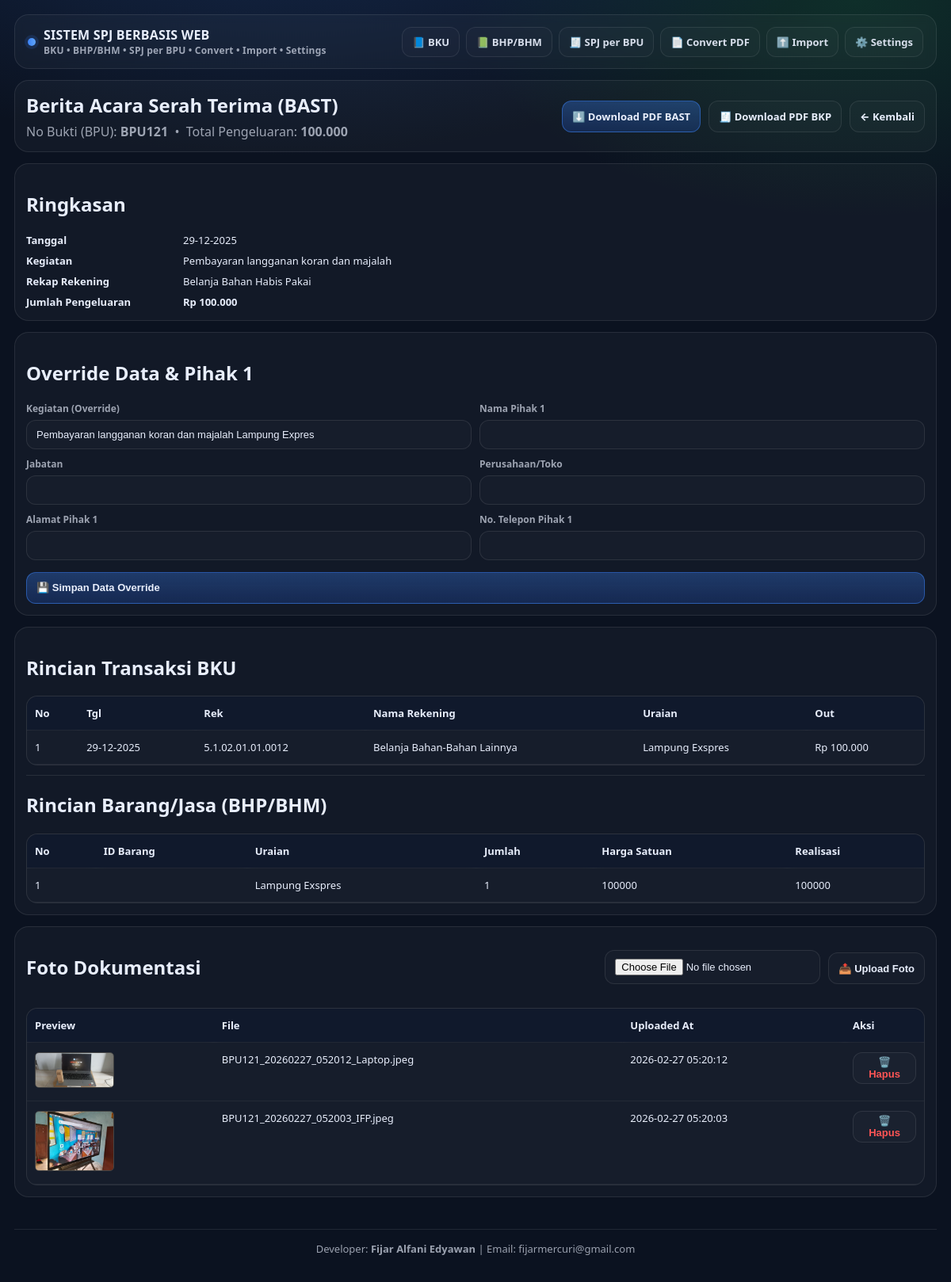
Page /bast/BPU121 on the committed database.
### tables this page shows
CREATE TABLE "bku" (
"Tgl" TEXT,
  "Keg" TEXT,
  "Rek" TEXT,
  "Bukti" TEXT,
  "Uraian" TEXT,
  "In" INTEGER,
  "Out" INTEGER,
  "Saldo" INTEGER
);

CREATE TABLE "master_kegiatan" (
"nama_kegiatan" TEXT,
  "kode_kegiatan" TEXT
);

CREATE TABLE "master_rekening" (
"kode_rekening_belanja" TEXT,
  "nama_rekening_belanja" TEXT,
  "rekap_rekening_belanja" TEXT
);

CREATE TABLE bpu_override (
            bpu TEXT PRIMARY KEY,
            kegiatan_override TEXT,
            pihak1_nama TEXT,
            pihak1_jabatan TEXT,
            pihak1_perusahaan TEXT,
            created_at TEXT
        , pihak1_alamat TEXT, pihak1_telp TEXT);

CREATE TABLE "bhp_bhm" (
"Tanggal" TEXT,
  "Kode Kegiatan" TEXT,
  "Kode Rekening" TEXT,
  "No Bukti" TEXT,
  "ID Barang" TEXT,
  "Uraian" TEXT,
  "Jumlah Barang" INTEGER,
  "Harga Satuan" INTEGER,
  "Realisasi" INTEGER,
  "Sumber Data" TEXT
);

CREATE TABLE bpu_photos (
            id INTEGER PRIMARY KEY AUTOINCREMENT,
            bpu TEXT,
            filename TEXT,
            uploaded_at TEXT
        );

### arkas/routes.py (the view)
@bp.route("/bast/<bpu>", methods=["GET"])
def page_bast_detail(bpu: str):
    df_rows = get_bpu_bku_rows(bpu)
    df_detail = get_bpu_bhp_detail(bpu)
    if df_rows.empty:
        abort(404, f"BPU {bpu} tidak ditemukan")
    header = df_rows.iloc[0].to_dict()
    total_out = float(pd.to_numeric(df_rows["Out"], errors="coerce").fillna(0).sum())
    rows = df_rows.copy()
    rows["Out"] = pd.to_numeric(rows["Out"], errors="coerce").fillna(0).astype(float)
    rows["Out"] = rows["Out"].apply(lambda v: "Rp {:,.0f}".format(v).replace(",", "."))
    ov = get_bpu_override(bpu)
    photos = list_bpu_photos(bpu)
    default_kegiatan = _prefill_kegiatan_from_bku(df_rows)
    if (ov.get("kegiatan_override") or "").strip() == "" and default_kegiatan:
        ov["kegiatan_override"] = default_kegiatan
    return render_template(
        "bast.html",
        bpu=bpu,
        header=header,
        total_out=total_out,
        rows=rows.to_dict(orient="records"),
        detail=df_detail.to_dict(orient="records") if (df_detail is not None and not df_detail.empty) else [],
        override=ov,
        photos=photos,
    )

### arkas/bpu_override.py (called while the page is built, shortened)
def get_bpu_override(bpu: str) -> dict:
    conn = get_conn()
    try:
        row = conn.execute(
            """
            SELECT
              bpu,
              kegiatan_override,
              pihak1_nama,
              pihak1_jabatan,
              pihak1_perusahaan,
              pihak1_alamat,
              pihak1_telp
            FROM bpu_override
            WHERE bpu=?
            """,
            (bpu,),
        ).fetchone()
        return {
            "bpu": row[0],
            "kegiatan_override": row[1] or "",
            "pihak1_nama": row[2] or "",
            "pihak1_jabatan": row[3] or "",
            "pihak1_perusahaan": row[4] or "",
            "pihak1_alamat": row[5] or "",
            "pihak1_telp": row[6] or "",
        }
    finally:
        conn.close()

def list_bpu_photos(bpu: str) -> list[dict]:
    conn = get_conn()
    try:
        rows = conn.execute(
            "SELECT id, filename, uploaded_at FROM bpu_photos WHERE bpu=? ORDER BY id DESC",
            (bpu,),
        ).fetchall()
        out = []
        for rid, fn, ts in rows:
            out.append({
                "id": rid,
                "filename": fn,
                "uploaded_at": ts or "",
                "url": f"/static/uploads/bpu_photos/{fn}"
            })
        return out
    finally:
        conn.close()

### arkas/db.py (called while the page is built)
def get_conn():
    return sqlite3.connect(DB_PATH, check_same_thread=False)

### arkas/queries.py (called while the page is built)
def get_bpu_bku_rows(bpu: str) -> pd.DataFrame:
    conn = get_conn()
    try:
        return pd.read_sql(
            """
            SELECT
                b.[Tgl] AS Tgl,
                b.[Keg] AS Keg,
                k.[nama_kegiatan] AS NamaKegiatan,
                b.[Rek] AS Rek,
                r.[nama_rekening_belanja] AS NamaRekening,
                r.[rekap_rekening_belanja] AS RekapRekening,
                b.[Uraian] AS Uraian,
                b.[Out] AS Out
            FROM bku b
            LEFT JOIN master_kegiatan k ON b.[Keg] = k.[kode_kegiatan]
            LEFT JOIN master_rekening r ON b.[Rek] = r.[kode_rekening_belanja]
            WHERE b.[Bukti] = ?
            ORDER BY b.rowid ASC
            """,
            conn,
            params=[bpu],
        )
    finally:
        conn.close()

### templates/bast.html (shortened to what this page needs)
{% extends "_layout.html" %}
{% set title = "BAST " ~ bpu %}
{% block content %}
<div class="card">
  <div class="row" style="justify-content:space-between; align-items:center;">
    <div>
      <h2 style="margin:0;">Berita Acara Serah Terima (BAST)</h2>
      <p class="muted" style="margin:6px 0 0 0;">
        No Bukti (BPU): <b>{{ bpu }}</b>
        &nbsp;•&nbsp; Total Pengeluaran: <b>{{ "{:,.0f}".format(total_out).replace(",", ".") }}</b>
      </p>
    </div>
    <div class="row">
      <a class="btn" href="/bast/{{ bpu }}/pdf">⬇️ Download PDF BAST</a>
      <a class="btn secondary" href="/bkp/{{ bpu }}/pdf">🧾 Download PDF BKP</a>
      <a class="btn secondary" href="/spj-bpu">← Kembali</a>
    </div>
  </div>
</div>
<div class="grid-2">
  <div class="card">
    <h2>Ringkasan</h2>
    <div style="display:grid; grid-template-columns: 190px 1fr; gap:8px; font-size:13px;">
      <div><b>Tanggal</b></div><div>{{ header.Tgl }}</div>
      <div><b>Kegiatan</b></div><div>{{ header.NamaKegiatan or header.Keg }}</div>
      <div><b>Rekap Rekening</b></div><div>{{ header.RekapRekening or "-" }}</div>
      <div><b>Jumlah Pengeluaran</b></div><div><b>{{ "Rp {:,.0f}".format(total_out).replace(",", ".") }}</b></div>
    </div>
  </div>
  <div class="card">
    <h2>Override Data & Pihak 1</h2>
    <form method="POST">
      <div class="form-grid" style="display:grid; grid-template-columns: 1fr 1fr; gap:10px;">
        <div class="field">
          <label>Kegiatan (Override)</label>
          <input type="text" name="kegiatan_override" value="{{ override.kegiatan_override or '' }}" placeholder="Nama kegiatan di PDF...">
        </div>
        <div class="field">
          <label>Nama Pihak 1</label>
          <input type="text" name="pihak1_nama" value="{{ override.p1_nama or '' }}">
        </div>
        <div class="field">
          <label>Jabatan</label>
          <input type="text" name="pihak1_jabatan" value="{{ override.p1_jabatan or '' }}">
        </div>
        <div class="field">
          <label>Perusahaan/Toko</label>
          <input type="text" name="pihak1_perusahaan" value="{{ override.p1_perusahaan or '' }}">
        </div>
        <div class="field">
          <label>Alamat Pihak 1</label>
          <input type="text" name="pihak1_alamat" value="{{ override.p1_alamat or '' }}">
        </div>
        <div class="field">
          <label>No. Telepon Pihak 1</label>
          <input type="text" name="pihak1_telp" value="{{ override.p1_telp or '' }}">
        </div>
      </div>
      <button type="submit" class="btn" style="margin-top:15px; width:100%;">💾 Simpan Data Override</button>
    </form>
  </div>
</div>
<div class="card">
  <h2>Rincian Transaksi BKU</h2>
  <div class="tablewrap">
    <table>
      <thead>
        <tr>
          <th>No</th><th>Tgl</th><th>Rek</th><th>Nama Rekening</th><th>Uraian</th><th>Out</th>
        </tr>
      </thead>
      <tbody>
        {% for r in rows %}
        <tr>
          <td>{{ loop.index }}</td>
          <td>{{ r['Tgl'] }}</td>
          <td>{{ r['Rek'] }}</td>
          <td>{{ r['NamaRekening'] }}</td>
          <td>{{ r['Uraian'] }}</td>
          <td>{{ r['Out'] }}</td>
        </tr>
        {% endfor %}
      </tbody>
    </table>
  </div>
  {% if detail and detail|length > 0 %}
  <hr class="line">
  <h2>Rincian Barang/Jasa (BHP/BHM)</h2>
  <div class="tablewrap">
    <table>
      <thead>
        <tr>
          <th>No</th><th>ID Barang</th><th>Uraian</th><th>Jumlah</th><th>Harga Satuan</th><th>Realisasi</th>
        </tr>
      </thead>
      <tbody>
        {% for d in detail %}
        <tr>
          <td>{{ loop.index }}</td>
          <td>{{ d["ID Barang"] or d["[ID Barang]"] }}</td>
          <td>{{ d["Uraian"] or d["[Uraian]"] }}</td>
          <td>{{ d["Jumlah Barang"] or d["[Jumlah Barang]"] }}</td>
          <td>{{ d["Harga Satuan"] or d["[Harga Satuan]"] }}</td>
          <td>{{ d["Realisasi"] or d["[Realisasi]"] }}</td>
        </tr>
        {% endfor %}
      </tbody>
    </table>
  </div>
  {% endif %}
</div>
<div class="card">
  <div class="row" style="justify-content:space-between; align-items:center;">
    <h2>Foto Dokumentasi</h2>
    <form method="POST" enctype="multipart/form-data" class="row" style="gap:10px;">
      <input type="file" name="photo" accept="image/*" required>
      <button type="submit" class="btn secondary">📤 Upload Foto</button>
    </form>
  </div>
  {% if photos and photos|length > 0 %}
    <div class="tablewrap" style="margin-top:15px;">
      <table>
        <thead>
          <tr>
            <th>Preview</th>
            <th>File</th>
            <th>Uploaded At</th>
            <th style="width:100px;">Aksi</th>
          </tr>
        </thead>
        <tbody>
          {% for p in photos %}
          <tr>
            <td>
              <a href="{{ p.url }}" target="_blank">
                <img src="{{ p.url }}" style="width:100px; height:auto; border-radius:5px; border:1px solid #444;">
              </a>
            </td>
            <td>{{ p.filename }}</td>
            <td>{{ p.uploaded_at }}</td>
            <td>
               <form method="POST" action="{{ url_for('main.delete_photo', bpu=bpu, photo_id=p.id) }}" onsubmit="return confirm('Hapus foto ini?');">
                <button class="btn secondary" style="color:#ff5555;" type="submit">🗑️ Hapus</button>
               </form>
            </td>
          </tr>
          {% endfor %}
        </tbody>
      </table>
    </div>
  {% else %}
    <p class="muted">Belum ada foto yang diunggah.</p>
  {% endif %}
</div>
{% endblock %}

### templates/_layout.html (shortened to what this page needs)
<!doctype html>
<html lang="id">
<head>
  <link rel="stylesheet" href="{{ url_for('static', filename='style.css') }}">
</head>
<body>
  <div class="container">
    <div class="topbar">
      <div class="brand">
        <div class="dot"></div>
        <div>
          SISTEM SPJ BERBASIS WEB
          <div class="muted" style="font-weight:700; font-size:12px;">BKU • BHP/BHM • SPJ per BPU • Convert • Import • Settings</div>
        </div>
      </div>
      <div class="nav">
        <a class="tab {% if request.path == '/' %}active{% endif %}" href="/">📘 BKU</a>
        <a class="tab {% if request.path.startswith('/bhp') %}active{% endif %}" href="/bhp">📗 BHP/BHM</a>
        <a class="tab {% if request.path.startswith('/spj-bpu') %}active{% endif %}" href="/spj-bpu">🧾 SPJ per BPU</a>
        <a class="tab {% if request.path.startswith('/convert') %}active{% endif %}" href="/convert">📄 Convert PDF</a>
        <a class="tab {% if request.path.startswith('/import') %}active{% endif %}" href="/import">⬆️ Import</a>
        <a class="tab {% if request.path.startswith('/settings') %}active{% endif %}" href="/settings">⚙️ Settings</a>
      </div>
    </div>
    {% block content %}{% endblock %}
    <footer class="footer">
      Developer: <b>Fijar Alfani Edyawan</b> | Email: fijarmercuri@gmail.com
    </footer>
  </div>
</body>
</html>

### static/style.css (style rules this page uses)
:root { --bg:#0b1220; --card:#0f1a2d; --line:rgba(255,255,255,.09); --text:#e8eefc; --muted:rgba(232,238,252,.65); --primary:#3b82f6; --danger:#ef4444; --ok:#22c55e; }
* { box-sizing:border-box }
body { margin:0; font-family: ui-sans-serif, system-ui, -apple-system, Segoe UI, Roboto, Arial; background: radial-gradient(1200px 600px at 30% -10%, rgba(59,130,246,.22), transparent 60%), radial-gradient(900px 500px at 90% 0%, rgba(34,197,94,.16), transparent 55%), var(--bg); color:var(--text); }
a { color:inherit; text-decoration:none }
.container { max-width:1200px; margin:0 auto; padding:18px }
.topbar { display:flex; align-items:center; justify-content:space-between; gap:12px; padding:14px 16px; border:1px solid var(--line); border-radius:18px; background: rgba(255,255,255,.03); backdrop-filter: blur(6px); }
.brand { display:flex; align-items:center; gap:10px; font-weight:800; letter-spacing:.2px; }
.brand .dot { width:10px; height:10px; border-radius:99px; background: linear-gradient(90deg, var(--primary), #60a5fa); box-shadow: 0 0 0 4px rgba(59,130,246,.15); }
.nav { display:flex; gap:8px; flex-wrap:wrap; align-items:center; justify-content:flex-end; }
.tab { padding:9px 12px; border:1px solid var(--line); border-radius:12px; background: rgba(255,255,255,.02); color: var(--text); font-weight:700; font-size:13px; opacity:.92; }
.muted { color:var(--muted) }
.card { margin-top:14px; border:1px solid var(--line); border-radius:18px; padding:14px; background: rgba(255,255,255,.03); }
.row { display:flex; gap:10px; align-items:end; flex-wrap:wrap }
.field { display:flex; flex-direction:column; gap:6px }
label { font-size:12px; color:var(--muted); font-weight:700 }
input, select, textarea { padding:10px 12px; border-radius:12px; border:1px solid var(--line); background: rgba(255,255,255,.02); color: var(--text); outline: none; font-size:13px; }
.btn { padding:10px 12px; border-radius:12px; border:1px solid rgba(59,130,246,.5); background: linear-gradient(180deg, rgba(59,130,246,.32), rgba(37,99,235,.22)); color: var(--text); font-weight:800; font-size:13px; cursor:pointer; display:inline-flex; gap:8px; align-items:center; height:40px; }
.btn.secondary { border:1px solid var(--line); background: rgba(255,255,255,.02); }
.tablewrap { width:100%; overflow:auto; border-radius:14px; border:1px solid var(--line); background: rgba(255,255,255,.02); }
table { width:100%; border-collapse:collapse; min-width: 980px; }
thead th { text-align:left; font-size:13px; padding:12px 10px; border-bottom:1px solid var(--line); position:sticky; top:0; background: rgba(16, 26, 45, .95); backdrop-filter: blur(6px); z-index: 1; }
tbody td { font-size:13px; padding:12px 10px; border-bottom:1px solid rgba(255,255,255,.06); vertical-align:top; }
.footer { margin-top:40px; padding:15px; text-align:center; font-size:13px; color: var(--muted); border-top: 1px solid var(--line); }
hr.line { border:0; border-top:1px solid var(--line); margin:12px 0; }
.line { border: 0; border-top: 1px solid rgba(255,255,255,.09); margin: 14px 0; }

### rows in the picture
bku: Tgl "29-12-2025", Rek "5.1.02.01.01.0012", NamaRekening "Belanja Bahan-Bahan Lainnya", Uraian "Lampung Exspres", Out "Rp 100.000"
master_kegiatan: nama_kegiatan "Pembayaran langganan koran dan majalah"
master_rekening: rekap_rekening_belanja "Belanja Bahan Habis Pakai"
bpu_override: kegiatan_override "Pembayaran langganan koran dan majalah Lampung Expres"
bhp_bhm: Uraian "Lampung Exspres", Jumlah Barang "1", Harga Satuan "100000", Realisasi "100000"
bpu_photos: shows a picture, filename "BPU121_20260227_052012_Laptop.jpeg", uploaded_at "2026-02-27 05:20:12"
bpu_photos: shows a picture, filename "BPU121_20260227_052003_IFP.jpeg", uploaded_at "2026-02-27 05:20:03"

### other values in the picture
{{ bpu }} "BPU121"
{{ "{:,.0f}".format(total_out).replace(",", ".") }} "100.000"
{{ "Rp {:,.0f}".format(total_out).replace(",", ".") }} "Rp 100.000"
